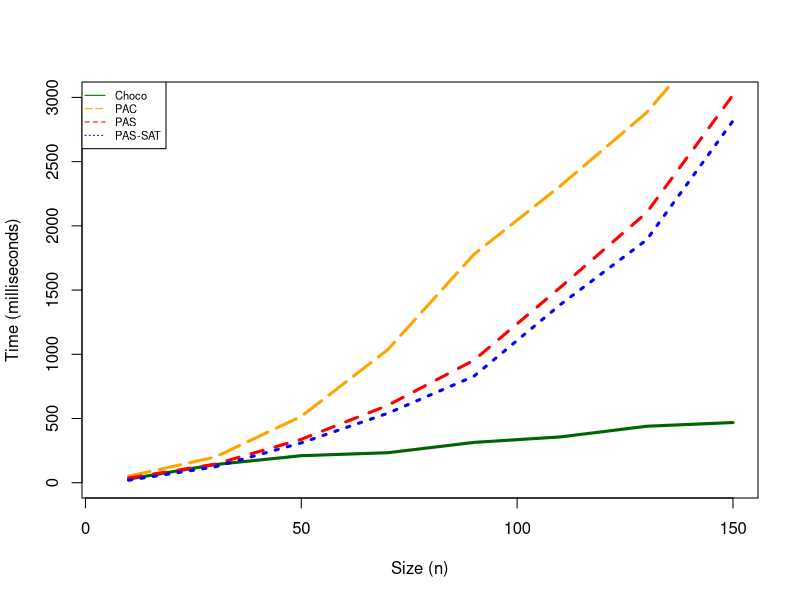
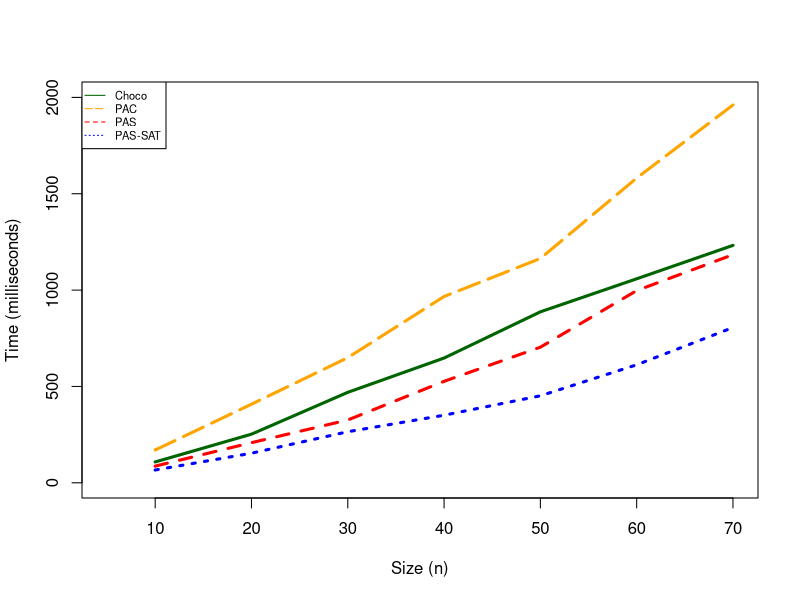

Write the R code that produced these figures, in order.
Primes <- read.csv("Primes.csv", header=F)

avg <- (Primes[3]+Primes[4]+Primes[5]+Primes[6]+Primes[7]+Primes[8]+Primes[9]+Primes[10]+Primes[11]+Primes[12])/10
Data.name <- Primes[[1]]
Data.val <- Primes[[2]]
avg <- avg[[1]]

pdf(file = "Primes.pdf", width = 6.25, height = 5.5, family = "Times", pointsize = 18)

plot(Data.val[Data.name=='Choco'], avg[Data.name=='Choco'], type='l', xlim = c(5, 150), ylim = c(1, 3000),  xlab = "Size (n)", ylab = "Time (milliseconds)", col = c("dark green", "orange", "red","blue"), pch = c(21, 22, 23), cex = 3, lty = "solid", lwd = 3)
lines(Data.val[Data.name=='PAC'], avg[Data.name=='PAC'], col='orange',lty="longdash", lwd = 3)
lines(Data.val[Data.name=='PAS'], avg[Data.name=='PAS'], col='red',lty="dashed", lwd = 3)
lines(Data.val[Data.name=='PAS-SAT'], avg[Data.name=='PAS-SAT'], col='blue',lty="dotted", lwd = 3)


leg.txt <- c("Choco", "PAC", "PAS", "PAS-SAT")
savefont <- par(family="Helvetica")
legend("topleft", legend=leg.txt, cex=0.6666, col = c('dark green','orange','red','blue'), lty = c("solid","longdash", "dashed","dotted"), 
       merge = TRUE, bg="white")
par(savefont)       

dev.off()


Schedules <- read.csv("Schedules.csv", header=F)

avg <- (Schedules[3]+Schedules[4]+Schedules[5]+Schedules[6]+Schedules[7]+Schedules[8]+Schedules[9]+Schedules[10]+Schedules[11]+Schedules[12])/10
Data.name <- Schedules[[1]]
Data.val <- Schedules[[2]]
avg <- avg[[1]]

pdf(file = "Schedules.pdf", width = 6.25, height = 5.5, family = "Times", pointsize = 18)

plot(Data.val[Data.name=='Choco'], avg[Data.name=='Choco'], type='l', xlim = c(5, 70), ylim = c(1, 2000),  xlab = "Size (n)", ylab = "Time (milliseconds)", col = c("dark green", "orange","red","blue"), pch = c(21, 22, 23), cex = 3, lty = "solid", lwd = 3)
lines(Data.val[Data.name=='PAC'], avg[Data.name=='PAC'], col='orange',lty="longdash", lwd = 3)
lines(Data.val[Data.name=='PAS'], avg[Data.name=='PAS'], col='red',lty="dashed", lwd = 3)
lines(Data.val[Data.name=='PAS-SAT'], avg[Data.name=='PAS-SAT'], col='blue',lty="dotted", lwd = 3)

leg.txt <- c("Choco", "PAC", "PAS", "PAS-SAT")
savefont <- par(family="Helvetica")
legend("topleft", legend=leg.txt,cex=0.6666, col = c('dark green','orange','red','blue'), lty = c("solid","longdash", "dashed","dotted"), 
       merge = TRUE, bg="white")
par(savefont)
dev.off()
